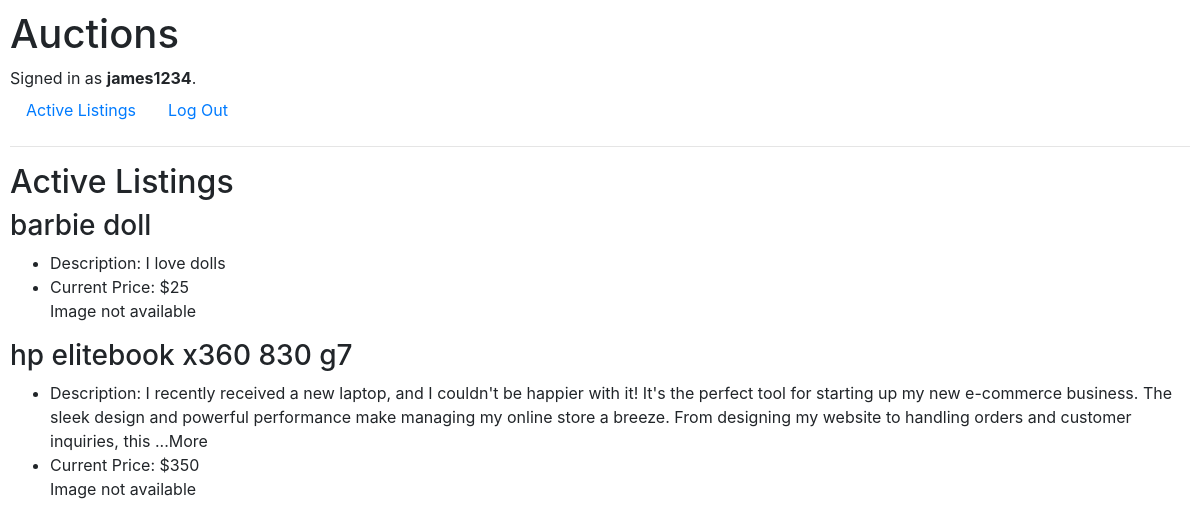
Screenshot of / (signed in) with the database file from the repository.
### auctions/models.py (models this page shows, shortened)
class User(AbstractUser):
    pass

class Auction_Listing(models.Model):
    title = models.CharField(max_length=64)
    description = models.TextField()
    starting_bid = models.IntegerField()
    image = models.ImageField(blank=True)
    category = models.ForeignKey(Category, on_delete=models.SET_NULL, null=True, related_name="listings")

### auctions/views.py (the view)
# urls.py: path("", views.index, name="index"),
def index(request):
    return render(request, "auctions/index.html", {
        "listings": Auction_Listing.objects.all(),
        "comments": Comment.objects.all(),
    })

### auctions/templates/auctions/index.html
{% extends "auctions/layout.html" %}
{% block body %}
    <h2>Active Listings</h2>
    {% for item in listings %}
        <h3>{{item.title}}</h3>
        <ul>
            <li>Description: {{ item.description }}</li>
            <li>Current Price: ${{ item.starting_bid }}</li>
            {% if not item.image %}
                <div>Image not available</div>
            {% else %}
                <li>{{ item.image }}</li>
            {% endif %}
        </ul>
    {% endfor %}
{% endblock %}

### auctions/templates/auctions/layout.html (shortened to what this page needs)
{% load static %}
<!DOCTYPE html>
<html lang="en">
    <head>
        <link rel="stylesheet" href="https://stackpath.bootstrapcdn.com/bootstrap/4.4.1/css/bootstrap.min.css">
        <link href="{% static 'auctions/styles.css' %}" rel="stylesheet">
    </head>
    <body>
        <h1>Auctions</h1>
        <div>
            {% if user.is_authenticated %}
                Signed in as <strong>{{ user.username }}</strong>.
            {% else %}
                Not signed in.
            {% endif %}
        </div>
        <ul class="nav">
            <li class="nav-item">
                <a class="nav-link" href="{% url 'index' %}">Active Listings</a>
            </li>
            {% if user.is_authenticated %}
                <li class="nav-item">
                    <a class="nav-link" href="{% url 'logout' %}">Log Out</a>
                </li>
            {% endif %}
        </ul>
        <hr>
        {% block body %}
        {% endblock %}
    </body>
</html>

### auctions/static/auctions/styles.css (style rules this page uses)
body { padding: 10px; }

### rows the page displays
User: username "james1234"
Auction_Listing: title "barbie doll", description "I love dolls", starting_bid "25", image "Image not available"
Auction_Listing: title "hp elitebook x360 830 g7", description "I recently received a new laptop, and I couldn't be happier with it! It's the perfect tool for starting up my new e-commerce business. The sleek design and powerful performance make managing my online store a breeze. From designing my website to handling orders and customer inquiries, this ...More", starting_bid "350", image "Image not available"
